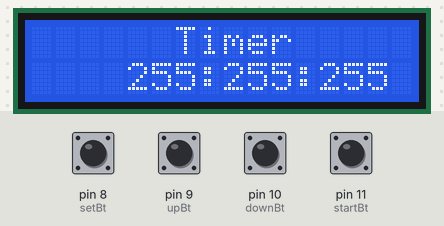
Recording of a program running on a simulated Arduino Uno, built with avr-gcc and run on an emulated ATmega328P. On the bench: 16×2 character LCD. The test bench sets the inputs (shaded band); at power-on: pin 8 (setBt), pin 9 (upBt), pin 10 (downBt), pin 11 (startBt) LOW. What the program prints to the serial monitor is not drawn.

Above: at 3.2 s.
3.3 s: pin 8 (setBt) pulled HIGH for 0.15 s
At 3.8 s:
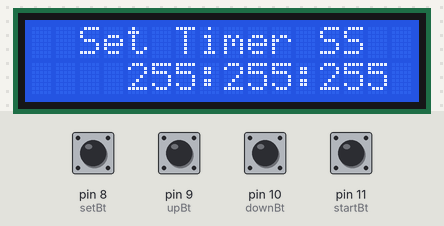
4.9 s: pin 8 (setBt) pulled HIGH for 1 s
At 6.2 s:
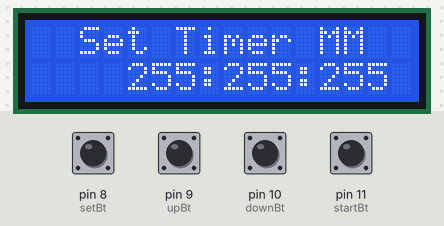
7.4 s: pin 8 (setBt) pulled HIGH for 0.15 s
At 8.1 s:
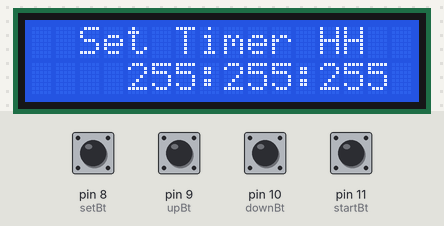
9.0 s: pin 9 (upBt) pulled HIGH for 0.15 s
At 10.2 s:
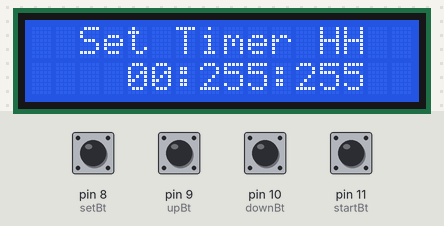
10.6 s: pin 10 (downBt) pulled HIGH for 0.15 s
At 11.7 s:
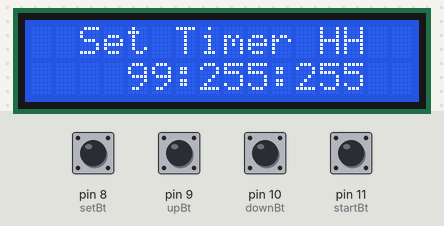
12.2 s: pin 10 (downBt) pulled HIGH for 1 s
Timing chart, 0 to 15.2 s (numbered marks = the images above; inputs shaded):
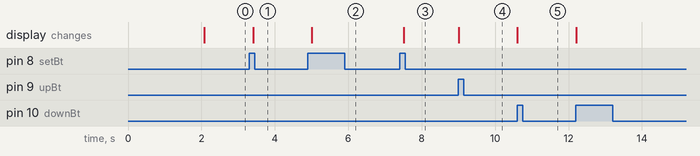

The program:

main.cpp
```cpp
#include <Arduino.h>
#include <LiquidCrystal.h>
#include <EEPROM.h>
#include <Countimer.h>

// defined lcd pins
const int rs = 2, en = 3, d4 = 4, d5 = 5,d6 = 6, d7 = 7;

int i = 0;

// defining button parameters
const int setBt = 8, upBt = 9, downBt = 10, startBt = 11;
int set = 0;
bool setFlag = 0;

// defining buzzer parameters
int buzzerPin = A0;
int buzzTime = 200;

// defined variables to read button values
int oldSetVal = 1, oldUpVal = 1, oldDownVal = 1, oldStartVal = 1;
int newSetVal, newUpVal, newDownVal, newStartVal;

//variables for second, minute and hour
int time_s = 0, time_m = 0, time_h = 0;

//initiated liquidCrystal library
LiquidCrystal lcd(rs, en, d4, d5, d6, d7);
//initializing Countimer as tdown
Countimer tdown;

// what will happen when the timmer sets 00:00:00
void onComplete(){
  do{
    tone(buzzerPin, 450);
    delay(buzzTime);
    noTone(buzzerPin);
    delay(buzzTime);
    i++;
    }while(i<4);


  tdown.stop();

}

// writing time_s, time_m, time_h into the eeprom memory of the arduino
void EEPROM_write(){
  EEPROM.write(1, time_s);
  EEPROM.write(2, time_m);
  EEPROM.write(3, time_h);
}

//reading form the eeprom memory of the arduino
void EEPROM_read(){
  time_s = EEPROM.read(1);
  time_m = EEPROM.read(2);
  time_h = EEPROM.read(3);

}

//printing time at one second of interval
void print_time(){
  time_s = tdown.getCurrentSeconds();
  time_m = tdown.getCurrentMinutes();
  time_h = tdown.getCurrentHours();
}

// code for when the set button is clicked
void onClickSetBt(){

  set = set+1;
  if (set>4){set=0; setFlag = 1;}

  delay(100);
}

// code for when the up button is clicked
void onClickUpBt(){
  if (set == 1){time_s++; if (time_s>59){time_s=0;}}
  if (set == 2){time_m++; if (time_m>59){time_m=0;}}
  if (set == 3){time_h++; if (time_h>99){time_h=0;}}
  if (set == 4){set = 1;}
}

// code for when the down button is clicked
void onClickDownBt(){
  if (set == 1){time_s--; if (time_s<0){time_s=59;}}
  if (set == 2){time_m--; if (time_m<0){time_m=59;}}
  if (set == 3){time_h--; if (time_h<0){time_h=99;}}
  if (set == 4){set = 2;}
}

// code for waht to print in the first row of the lcd screen
void lcdRowOne(){
  lcd.setCursor(0,0);
  if (set == 0){lcd.print("      Timer     ");}
  if (set == 1){lcd.print("  Set Timer SS  ");}
  if (set == 2){lcd.print("  Set Timer MM  ");}
  if (set == 3){lcd.print("  Set Timer HH  ");}
}

// code for what to print in th second row of the lcd screen
void lcdRowTwo(){
  lcd.setCursor(4,1);
  if(time_h<=9){lcd.print("0");}
  lcd.print(time_h);
  lcd.print(":");
  if(time_m<=9){lcd.print("0");}
  lcd.print(time_m);
  lcd.print(":");
  if(time_s<=9){lcd.print("0");}
  lcd.print(time_s);
  lcd.print("  ");
}
void setup() {
  // put your setup code here, to run once:
  Serial.begin(9600);
  //initialize all the buttons
  pinMode(setBt,INPUT);
  pinMode(upBt,INPUT);
  pinMode(downBt,INPUT);
  pinMode(startBt,INPUT);
  // set lcd's columns and rows


  lcd.begin(16,2);
  lcd.clear();
  lcd.setCursor(0,0);
  lcd.print(" Welcome To The ");
  lcd.setCursor(0,1);
  lcd.print("World Of Arduino");
  delay(1000);

  EEPROM_read();

  // setting up the timer for count_down
  tdown.setCounter(time_h,time_m,time_s, tdown.COUNT_DOWN, onComplete);

  //seting an interval of 1000 milisecond(1 second)
  tdown.setInterval(print_time,1000);

  delay(1000);

  lcd.clear();
}

void loop() {
  // put your main code here, to run repeatedly:

  //reading the value of button
  newSetVal = digitalRead(setBt);
  newUpVal = digitalRead(upBt);
  newDownVal = digitalRead(downBt);
  newStartVal = digitalRead(startBt);

  tdown.run();

  if (oldSetVal == 0 && newSetVal == 1){
    onClickSetBt();
  }
  oldSetVal = newSetVal;

  if (oldUpVal == 0 && newUpVal == 1){
    onClickUpBt();
  }
  oldUpVal = newUpVal;

  if (oldDownVal == 0 && newDownVal == 1){
    onClickDownBt();
  }
  oldDownVal = newDownVal;

  if (set == 0 && setFlag == 1){
    EEPROM_write();
    tdown.start();
    setFlag = 0;
  }
  Serial.print(time_s);
  lcdRowOne();
  lcdRowTwo();
}
```

Measured:
- after the input at 3.3 s, the display: changes after 0.11 s (image 1)
- after the input at 4.9 s, the display: changes after 0.11 s (image 2)
- after the input at 7.4 s, the display: changes after 0.11 s (image 3)
- after the input at 9.0 s, the display: changes at once (image 4)
- after the input at 10.6 s, the display: changes at once (image 5)
